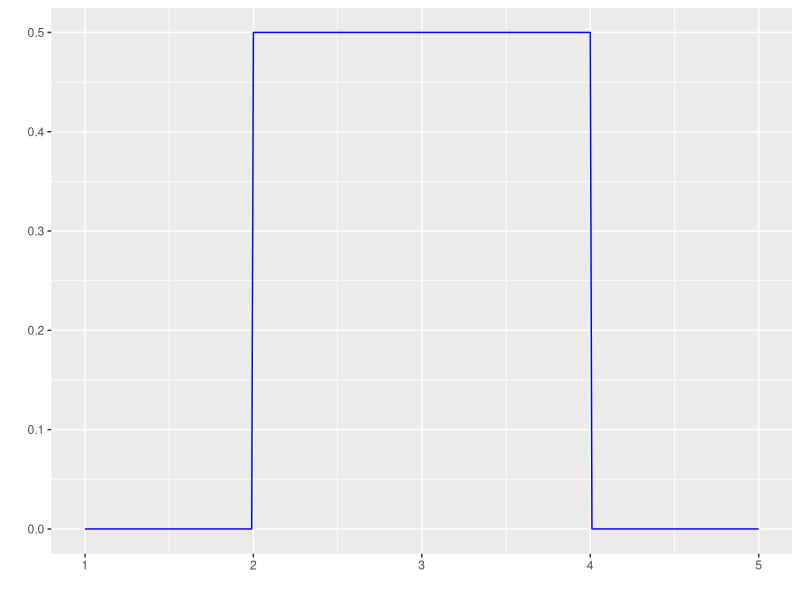
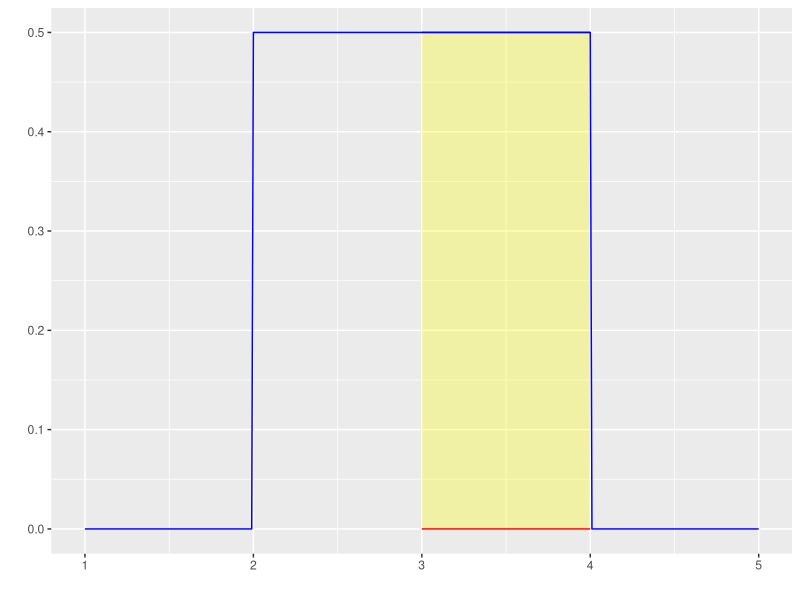
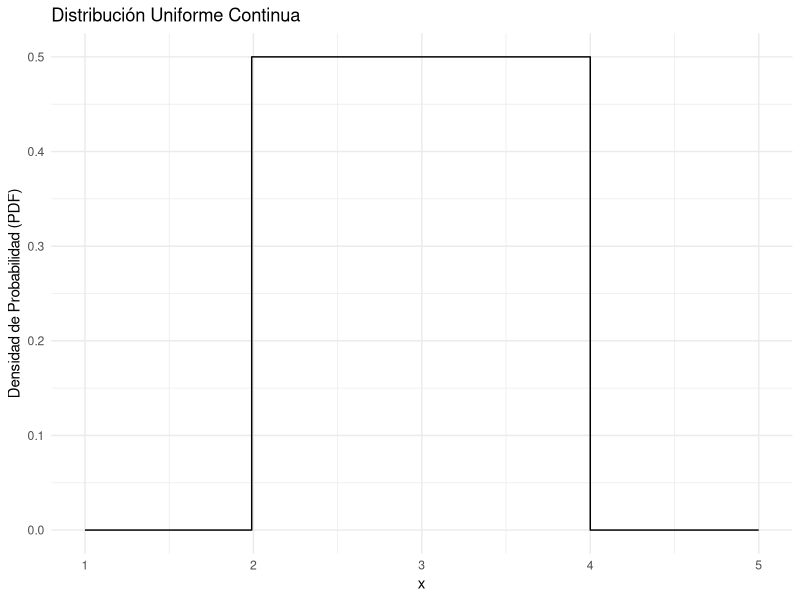
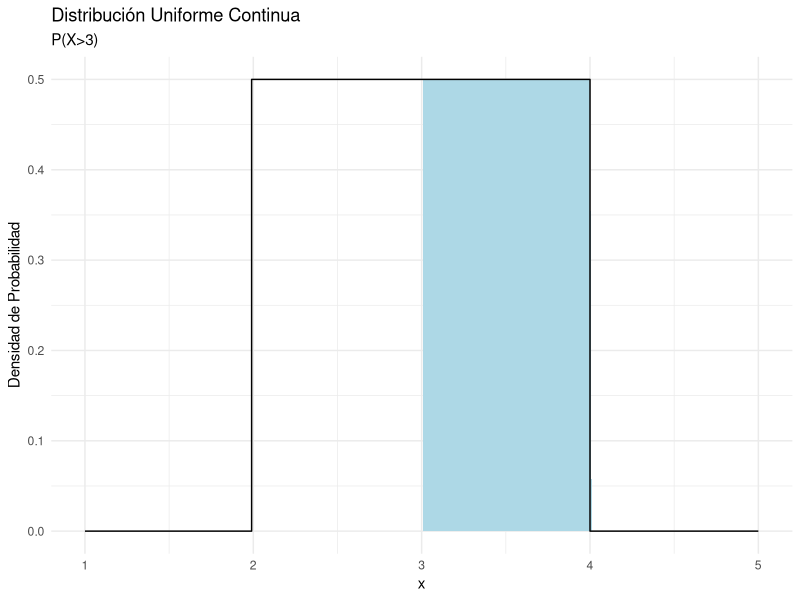
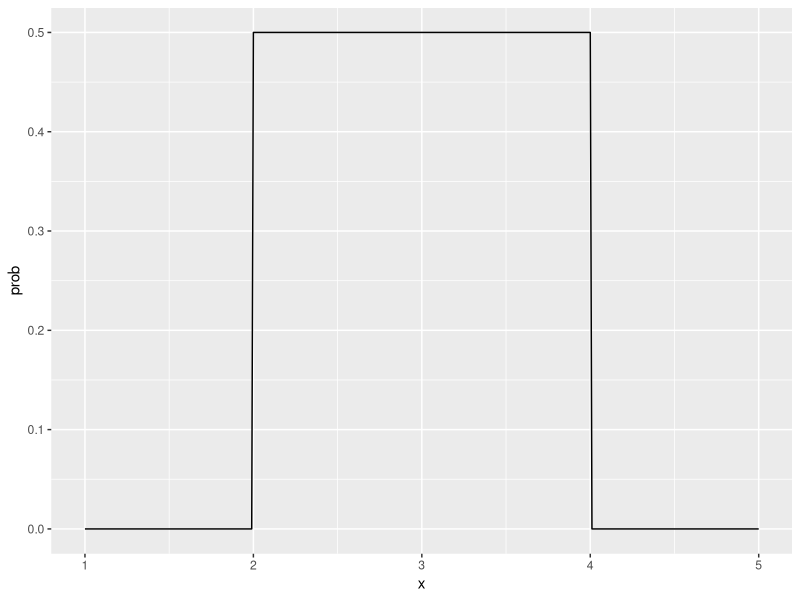
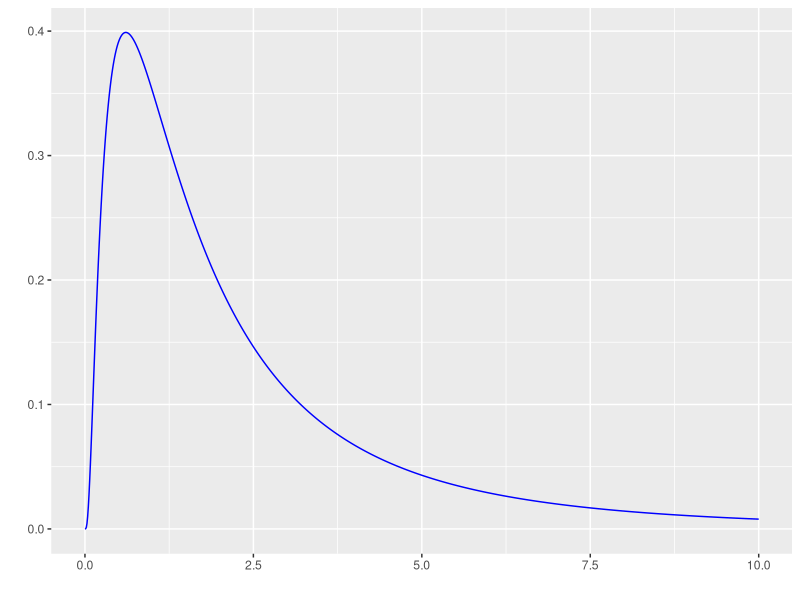
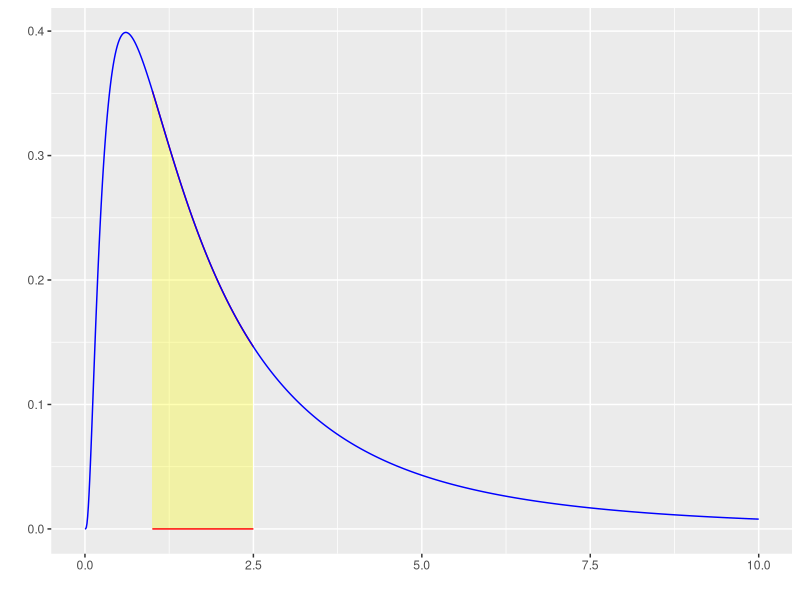
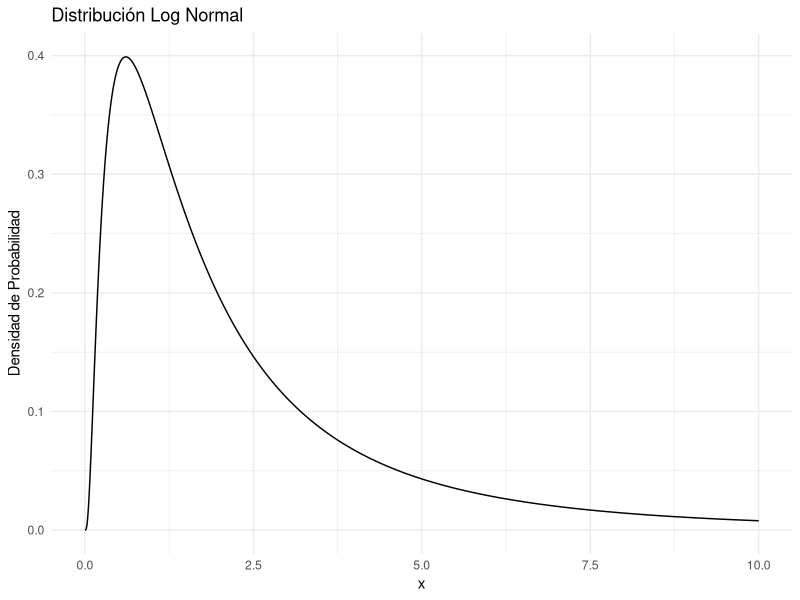

These figures' R source, in order: (Note: this script raises an error after producing the figures.)
##############  MODELO UNIFORME  ############## 

#runif  : función de la distribución uniforme continua para generar datos aleatorios 
#dunif  : función de densidad de probabilidad 
#punif  : función de distribución acumulada uniforme continua
#qunif  : función cuantil de la distribución uniforme continua

#Ejemplo
x <- seq(1,5,0.01) 

prob <- dunif(x, min=2, max=4)
prob_acum <- punif(x,min=2, max=4)
proba_acum2 <- 1 - punif(x,min=2, max=4, lower.tail = FALSE) #equivalente 
cbind(x,prob,prob_acum,proba_acum2)

#graf1

library(ggfortify)

ggdistribution(dunif, x, min=2,max=4 , colour = "blue")

#P(X<3)
ggdistribution(dunif, x, min=2,max=4 , colour = "blue",
               p = ggdistribution(dunif, seq(3,4,0.01), min=2,max=4 , colour = "red", fill = "yellow"))

#graf2
df <- data.frame(x, prob)

ggplot(df, aes(x, prob)) +
  geom_step(direction = "vh")+ #vertical luego horizontal
  labs(title = "Distribución Uniforme Continua",
       x = "x",
       y = "Densidad de Probabilidad (PDF)") +
  theme_minimal()

#P(X>3)
ggplot(df, aes(x, prob)) +
  geom_area(data = df[df$x > 3, ], fill = "lightblue") +  
  geom_step(direction = "vh") +
  labs(title = "Distribución Uniforme Continua",subtitle = "P(X>3)",
       x = "x",
       y = "Densidad de Probabilidad") +
  theme_minimal()

#graf3
ggplot(df, aes(x, prob)) +
  geom_line()

##############  MODELO LOG NORMAL  ############## 

#rlnorm  : función de la distribución log normal para generar datos aleatorios 
#dlnorm  : función de densidad de probabilidad 
#plnorm  : función de distribución acumulada uniforme continua
#qlnorm  : función cuantil de la distribución log normal

#Ejemplo
x <- seq(0, 10, length.out = 1000)

prob <- dlnorm(x, meanlog=0.5, sdlog=1)
prob_acum <- plnorm(x,meanlog=0.5, sdlog=1)
proba_acum2 <- 1 - plnorm(x,meanlog=0.5, sdlog=1, lower.tail = FALSE) #equivalente 
cbind(x,prob,prob_acum,proba_acum2)

#graf1
ggdistribution(dlnorm, x, meanlog=0.5, sdlog=1, colour = "blue")
#P(1<X<2.5)
ggdistribution(dlnorm, x, meanlog=0.5, sdlog=1, colour = "blue",
               p = ggdistribution(dlnorm, seq(1,2.5,length.out = 1000), meanlog=0.5, sdlog=1, colour = "red", fill = "yellow"))

#graf2
df <- data.frame(x, prob)

ggplot(df,aes(x,prob)) +
  geom_line()+
  labs(title = "Distribución Log Normal",
     x = "x",
     y = "Densidad de Probabilidad") +
  theme_minimal()

#P(1<X<2.5)
ggplot(df,aes(x,prob)) +
  geom_line()+
  geom_area(data=df[df$x >= 1 & df$x <= 2.5, ], fill = "lightblue") + #para pintar el rango bajo la curva
  labs(title = "Distribución Log Normal",subtitle = "P(1<X<2.5)",
       x = "x",
       y = "Densidad de Probabilidad") +
  theme_minimal()

##############  MODELO EXPONENCIAL  ############## 

#rexp  : función de la distribución exponencial para generar datos aleatorios 
#dexp  : función de densidad de probabilidad 
#pexp  : función de distribución acumulada exponencial
#qexp  : función cuantil de la distribución exponencial

#Ejemplo
x <- seq(0,8,0.001)

prob <- dexp(x, rate = 1)
prob_acum <- pexp(x,rate = 1)
proba_acum2 <- 1 - pexp(x,rate = 1, lower.tail = FALSE) #equivalente 

#graf1
ggdistribution(dexp, x, rate=1, colour = "blue")

#P(X>3)
ggdistribution(dexp, x, rate=1, colour = "blue", 
               p = ggdistribution(dexp , seq(3,8,0.001), rate = 1 , fill ="pink"))

#graf2
df <- data.frame(x, prob)

ggplot(df,aes(x,prob)) +
  geom_line()+
  labs(title = "Distribución Exponencial",
       x = "x",
       y = "Densidad de Probabilidad") +
  theme_minimal()

#P(X<1.5)
ggplot(df,aes(x,prob)) +
  geom_line()+
  geom_area(data=df[df$x <= 1.5, ], fill = "lightblue")+
  labs(title = "Distribución Exponencial",subtitle = "P(X<1.5)",
       x = "x",
       y = "Densidad de Probabilidad") +
  theme_minimal()

##############  MODELO GAMMA  ############## 

#rgamma  : función de la distribución gamma para generar datos aleatorios 
#dgamma  : función de densidad de probabilidad 
#pgamma  : función de distribución acumulada gamma
#qgamma  : función cuantil de la distribución gamma

#Ejemplo
x <- seq(0,10,length.out = 100)

prob <- dgamma(x, shape=2,rate=1)
prob_acum <- pgamma(x, shape=2,rate=1)
proba_acum2 <- 1 - pgamma(x, shape=2,rate=1, lower.tail = FALSE) #equivalente 
cbind(x,prob,prob_acum,proba_acum2)

#graf1
ggdistribution(dgamma, x, shape=2,rate=1, colour = "blue")
ggdistribution(dgamma, x, shape=10,rate=1, colour = "blue")
#graf2
df <- data.frame(x, prob)

ggplot(df,aes(x,prob)) +
  geom_line()+
  labs(title = "Distribución Gamma",
       x = "x",
       y = "Densidad de Probabilidad") +
  theme_minimal()

#P(X<1.5)
ggplot(df,aes(x,prob)) +
  geom_line()+
  geom_area(data=df[df$x <= 1.5, ], fill = "lightblue")+
  labs(title = "Distribución Gamma",subtitle = "P(X<1.5)",
       x = "x",
       y = "Densidad de Probabilidad") +
  theme_minimal()

##############  MODELO WEIBULL  ############## 

#rweibull  : función de la distribución weibull para generar datos aleatorios 
#dweibull  : función de densidad de probabilidad 
#pweibull  : función de distribución acumulada weibull
#qweibull  : función cuantil de la distribución weibull

#Ejemplo
x_weibull <- seq(0,4,length.out = 100)

prob <- dweibull(x_weibull,shape=2,scale=1)
prob_acum <- pweibull(x_weibull,shape=2,scale=1)
proba_acum2 <- 1 - pweibull(x_weibull,shape=2,scale=1, lower.tail = FALSE) #equivalente 

#graf1
ggdistribution(dweibull, x_weibull, shape=2,scale=1, colour = "blue")
ggdistribution(dweibull, x_weibull, shape=10,scale=1, colour = "blue")

#graf2
ggplot(data.frame(x_weibull, prob),aes(x_weibull,prob)) +
  geom_line()+
  labs(title = "Distribución Weibull",
       x_weibull = "x_weibull",
       y = "Densidad de Probabilidad") +
  theme_minimal()

##############  MODELO T-STUDENT  ############## 

#rt  : función de la distribución t-student para generar datos aleatorios 
#dt  : función de densidad de probabilidad 
#pt  : función de distribución acumulada t-student
#qt  : función cuantil de la distribución t-student

#Ejemplo
x <- seq(-4, 4, 0.01)

prob <-dt(x, df=20) 
prob_acum <- pt(x,df=20)
prob_acum2 <- 1-pt(x,df=20,lower.tail = FALSE)

#graf1
ggdistribution(dt, x, df=20, colour = "blue") #df grados de libertad

#graf2
ggplot(data.frame(x, prob),aes(x,prob)) +
  geom_line()+
  labs(title = "Distribución T - Student",
       x = "x",
       y = "Densidad de Probabilidad") +
  theme_minimal()


##############  MODELO Chi-cuadrado  ############## 

#rchisq  : función de la distribución chi-cuadrado para generar datos aleatorios 
#dchisq  : función de densidad de probabilidad 
#pchisq  : función de distribución acumulada chi-cuadrado
#qchisq  : función cuantil de la distribución chi-cuadrado

#Ejemplo
x <- seq(0, 20, 0.1)

prob <-dchisq(x, df=5) 
prob_acum <- pchisq(x,df=5)
prob_acum2 <- 1-pchisq(x,df=5,lower.tail = FALSE)

#graf1
ggdistribution(dchisq, x, df=5, colour = "blue")

#graf2
ggplot(data.frame(x, prob),aes(x,prob)) +
  geom_line()+
  labs(title = "Distribución chi - cuadrado",
       x = "x",
       y = "Densidad de Probabilidad") +
  theme_minimal()


##############  MODELO F  ############## 

#rf  : función de la distribución F para generar datos aleatorios 
#df  : función de densidad de probabilidad 
#pf  : función de distribución acumulada F
#qf  : función cuantil de la distribución F

#Ejemplo
x <- seq(0, 20, 0.1)

prob <- df( x, df1=3, df2=2)
prob_acum <- pf(x,df1=3, df2=2)
prob_acum2 <- 1-pf(x,df1=3, df2=2,lower.tail = FALSE)

#graf1
ggdistribution(df, x, df1=3, df2=2, colour = "blue")
?ggdistribution
#graf2
ggplot(data.frame(x, prob),aes(x,prob)) +
  geom_line()+
  labs(title = "Distribución F",
       x = "x",
       y = "Densidad de Probabilidad") +
  theme_minimal()
